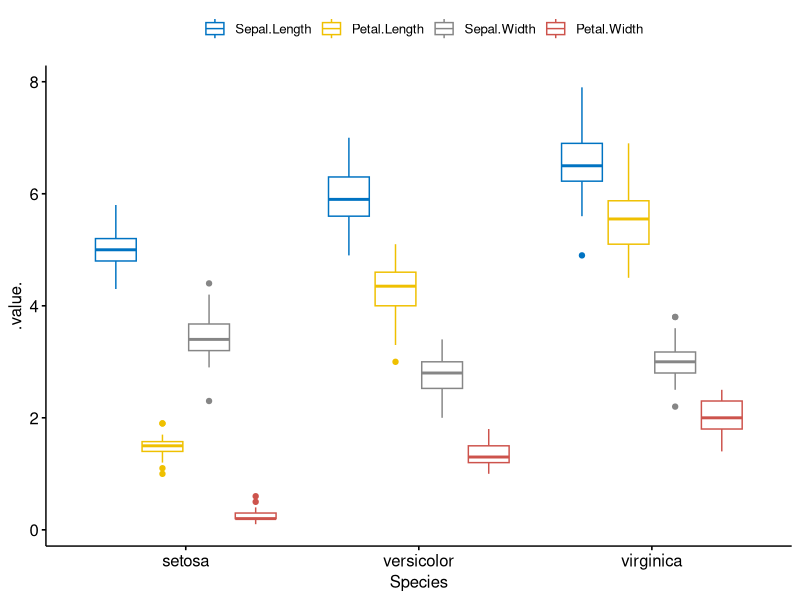
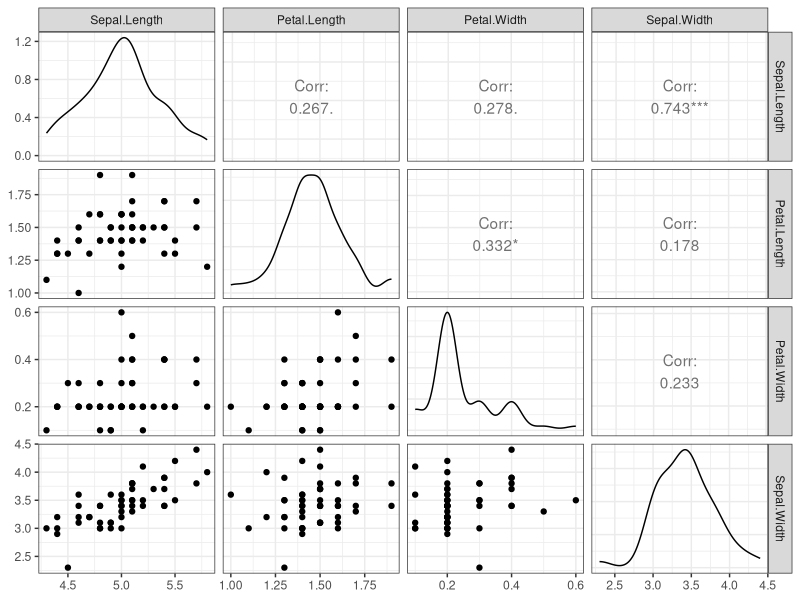
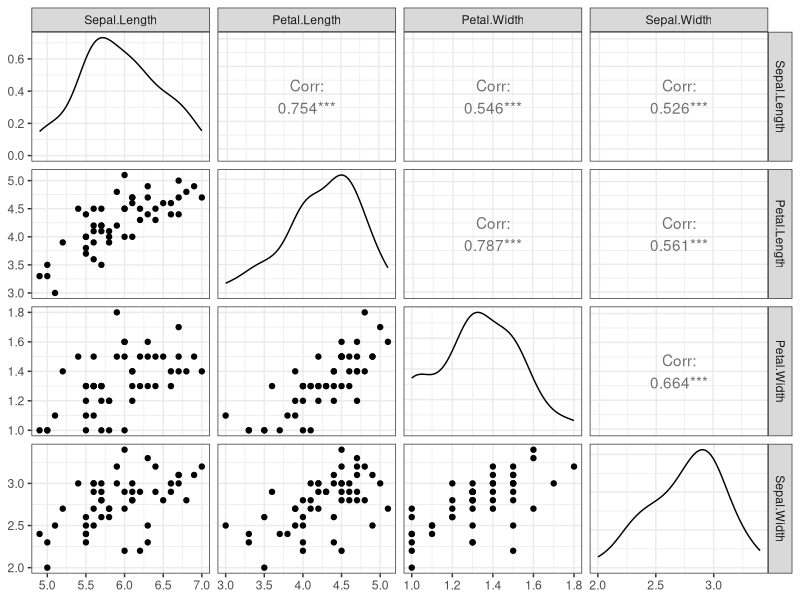
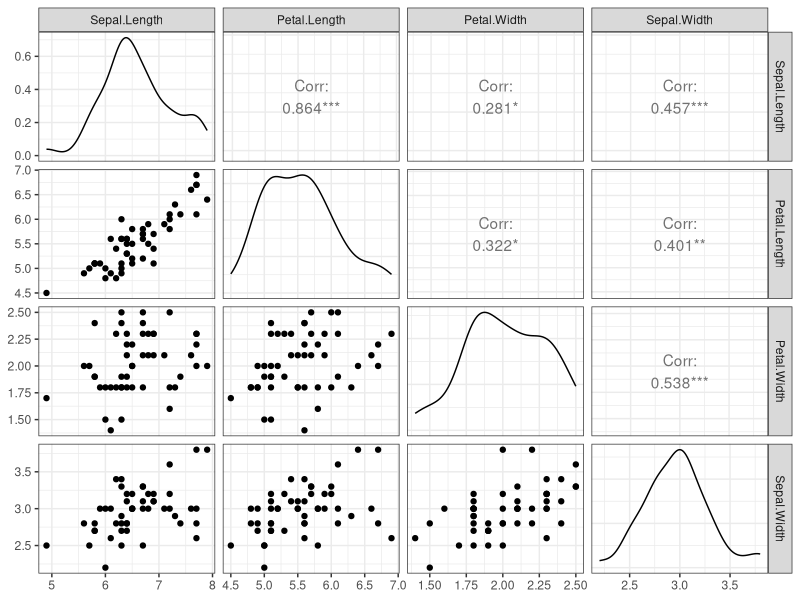

Reproduce these figures in R, in order.
## ---- chunk 1
knitr::opts_chunk$set(echo = TRUE)
## ---- chunk 2
library(tidyverse)
library(ggpubr)
library(rstatix)
library(car)
library(broom)
## ---- chunk 3
# Store the data in the variable my_data
my_data <- iris
my_data

scaledata = scale(my_data[,1:4])
print(scaledata)
## ---- chunk 4
ggboxplot(
  my_data, x = "Species", y = c("Sepal.Length", "Petal.Length", "Sepal.Width", "Petal.Width"), 
  merge = TRUE, palette = "jco"
  )
## ---- chunk 5
my_data %>%
  group_by(Species) %>%
  get_summary_stats(Sepal.Length, Petal.Length, type = "mean_sd")
## ---- chunk 6
my_data %>%
  select(Sepal.Length, Petal.Length, Sepal.Width, Petal.Width) %>%
  mshapiro_test()
## ---- chunk 7
# Create a scatterplot matrix by group
library(GGally)
results <- my_data %>%
  select(Sepal.Length, Petal.Length, Petal.Width, Sepal.Width, Species) %>%
  group_by(Species) %>%
  doo(~ggpairs(.) + theme_bw(), result = "plots")
results

# Show the plots
results$plots
## ---- chunk 8
my_data %>% 
  gather(key = "variable", value = "value", Sepal.Length, Petal.Length, Sepal.Width, Petal.Width) %>%
  group_by(variable) %>%
  levene_test(value ~ Species)
## ---- chunk 9
dependent_vars <- cbind(my_data$Sepal.Length, my_data$Sepal.Width, my_data$Petal.Length, my_data$Petal.Width)

independent_var <- my_data$Species

manova_model <- manova(dependent_vars ~ independent_var, data = my_data)
summary(manova_model)


## ---- chunk 10
x=scale(iris[,1:4])
